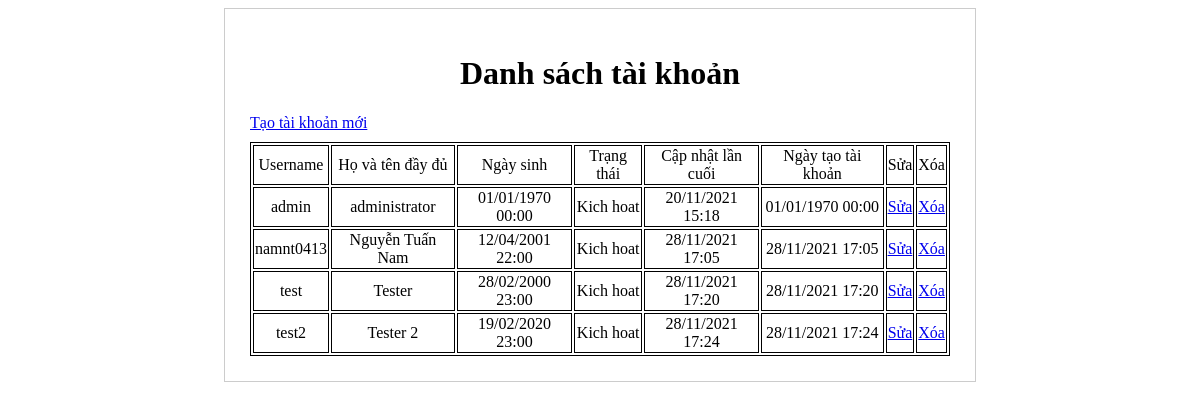
Screenshot of /admin/user.php with the database file from the repository.
### tables this page shows
CREATE TABLE `users` (
  `id` int(11) NOT NULL,
  `username` varchar(100) DEFAULT NULL,
  `password` varchar(150) DEFAULT NULL,
  `fullname` varchar(255) DEFAULT NULL,
  `birthday` int(11) DEFAULT NULL,
  `phone` int(11) NOT NULL,
  `address` varchar(255) NOT NULL,
  `status` tinyint(4) NOT NULL DEFAULT 1,
  `last_updated` int(11) NOT NULL,
  `created_time` int(11) NOT NULL
);

### admin/user.php (the view, shortened to what this page needs)
<!DOCTYPE html>
<html>
    <head>
    </head>
    <body>
        <?php
        include '../connect_db.php';
        $result = mysqli_query($con, "SELECT * FROM users");
        ?>
        <div id="user-info">
            <h1>Danh sách tài khoản</h1>
            <a href="./create_user.php">Tạo tài khoản mới</a>
            <table id = "user-listing" style="width: 700px;">
                <tr>
                    <td>Username</td>
                    <td>Họ và tên đầy đủ</td>
                    <td>Ngày sinh</td>
                    <td>Trạng thái</td>
                    <td>Cập nhật lần cuối</td>
                    <td>Ngày tạo tài khoản</td>
                    <td>Sửa</td>
                    <td>Xóa</td>
                </tr>
                <?php
                while ($row = mysqli_fetch_array($result)) {
                    ?>
                    <tr>
                        <td><?= $row['username'] ?></td>
                        <td><?= $row['fullname'] ?></td>
                        <td><?= date('d/m/Y H:i', $row['birthday']) ?></td>
                        <td><?= $row['status'] == 1 ? 'Kich hoat' : 'Vo hieu hoa'   ?></td>
                        <td><?= date('d/m/Y H:i', $row['last_updated']) ?></td>
                        <td><?= date('d/m/Y H:i', $row['created_time']) ?></td>
                        <td><a href="./edit_user.php?id=<?= $row['id'] ?>">Sửa</a></td>
                        <td><a href="./delete_user.php?id=<?= $row['id'] ?>">Xóa</a></td>
                    </tr>
                <?php } ?>
            </table>
        </div>
    </body>
</html>

### admin/user.php (style rules this page uses)
table, th, td { border: 1px solid black; }
#user-info { border: 1px solid #ccc; width: 700px; margin: 0 auto; padding: 25px; }
#user-info table { margin: 10px auto 0 auto; text-align: center; }
#user-info h1 { text-align: center; }

### rows the page displays
users: username "admin", fullname "administrator", birthday "01/01/1970 00:00", status "Kich hoat", last_updated "20/11/2021 15:18", created_time "01/01/1970 00:00"
users: username "namnt0413", fullname "Nguyễn Tuấn Nam", birthday "12/04/2001 22:00", status "Kich hoat", last_updated "28/11/2021 17:05", created_time "28/11/2021 17:05"
users: username "test", fullname "Tester", birthday "28/02/2000 23:00", status "Kich hoat", last_updated "28/11/2021 17:20", created_time "28/11/2021 17:20"
users: username "test2", fullname "Tester 2", birthday "19/02/2020 23:00", status "Kich hoat", last_updated "28/11/2021 17:24", created_time "28/11/2021 17:24"
